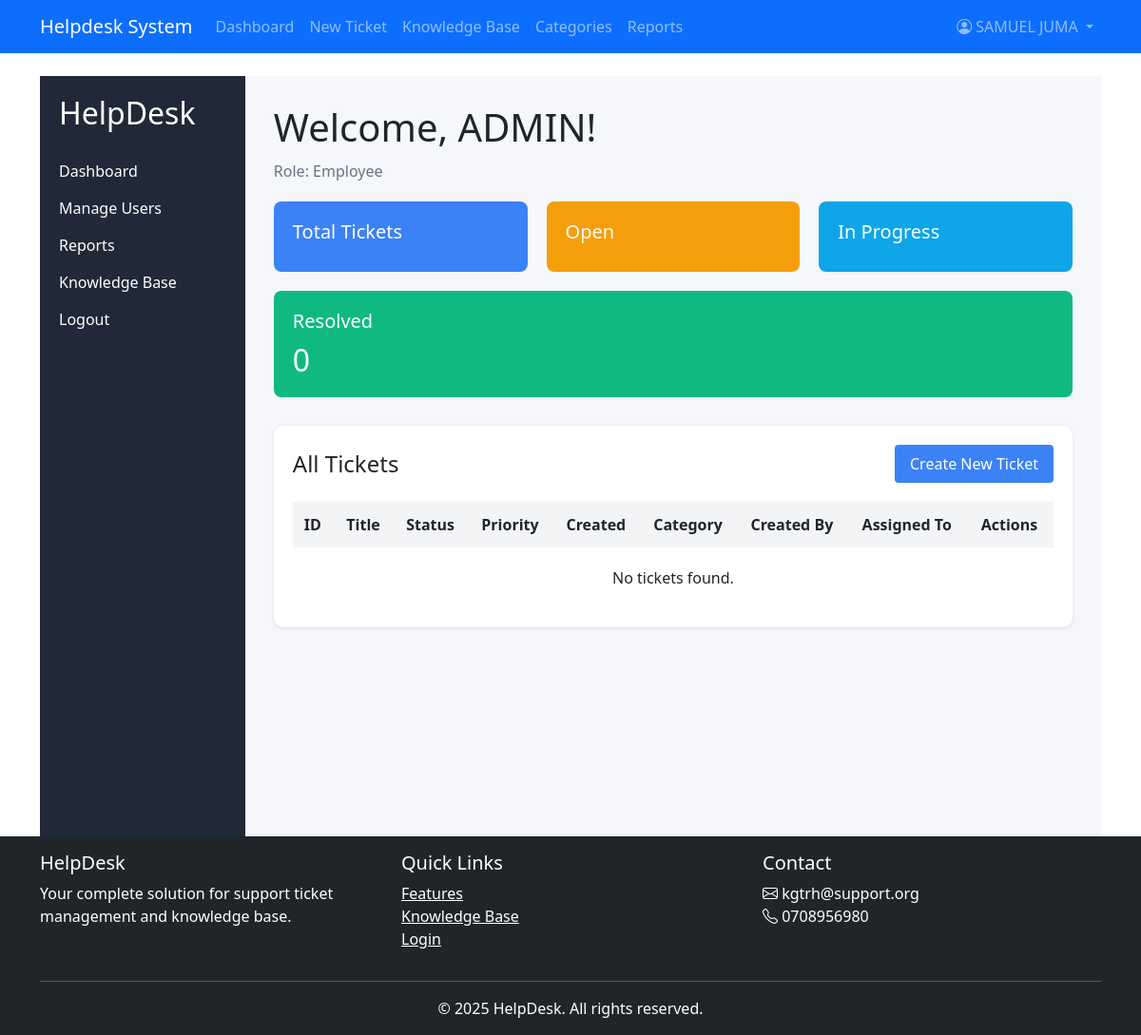
Screenshot of /users/tickets/dashboard/ (signed in) with the database file from the repository.
### users/models.py (models this page shows, shortened)
class User(AbstractUser):
    ROLE_CHOICES = (
        ('Admin', 'Admin'),
        ('Technician', 'Technician'),
        ('Employee', 'Employee'),
    )
    USER_TYPE_CHOICES = (
        ('ADMIN', 'Admin'),
        ('TECH', 'Technician'),
        ('EMP', 'Employee'),
    )
    role = models.CharField(max_length=20, choices=ROLE_CHOICES, default='Employee')
    user_type = models.CharField(max_length=10, choices=USER_TYPE_CHOICES, default='EMP')
    department = models.CharField(max_length=100, blank=True)
    phone = models.CharField(max_length=20, blank=True)
    profile_picture = models.ImageField(upload_to='profile_pics/', blank=True, null=True)
    @property
    def is_admin(self):
        return self.user_type == 'ADMIN'

### tickets/views.py (the view, shortened to what this page needs)
# urls.py: path('dashboard/', dashboard_view, name='dashboard'),
@login_required
def dashboard_view(request):
    user = request.user
    context = {}
    if getattr(user, 'role', '') == 'Admin' or user.is_superuser or user.is_staff:
        context.update({
            'high_priority_tickets': Ticket.objects.filter(priority='High').count(),
            'pending_tickets': Ticket.objects.filter(status='Open').count(),
            'resolved_tickets': Ticket.objects.filter(status='Resolved').count(),
            'recent_tickets': Ticket.objects.select_related('assigned_to')
                                            .order_by('-updated_at')[:5]
        })
        context['current_date'] = timezone.now().strftime("%B %d, %Y")
        return render(request, 'dashboards/admin_dashboard.html', context)
    else:
        return redirect('login')

### templates/dashboards/admin_dashboard.html (shortened to what this page needs)
{% extends 'base.html' %}
{% load static %}
{% block content %}
<div style="display: flex; min-height: 100vh; font-family: 'Segoe UI', sans-serif; background: #f5f7fa;">
    <div style="width: 220px; background: #1f2937; color: white; padding: 20px;">
        <h2 style="margin-bottom: 30px;">HelpDesk</h2>
        <ul style="list-style: none; padding: 0;">
            <li><a href="{% url 'admin_dashboard' %}" style="color: #fff; text-decoration: none; display: block; margin: 15px 0;">Dashboard</a></li>
            <li><a href="{% url 'manage_users' %}" style="color: #fff; text-decoration: none; display: block; margin: 15px 0;">Manage Users</a></li>
            <li><a href="{% url 'reporting' %}" style="color: #fff; text-decoration: none; display: block; margin: 15px 0;">Reports</a></li>
            <li><a href="{% url 'knowledgebase:article_list' %}" style="color: #fff; text-decoration: none; display: block; margin: 15px 0;">Knowledge Base</a></li>
            <li>
                <form action="{% url 'logout' %}" method="post" style="display: block; margin: 15px 0;">
                    <button type="submit" style="background: none; border: none; color: #fff; cursor: pointer; padding: 0; width: 100%; text-align: left;">
                        Logout
                    </button>
                </form>
            </li>
        </ul>
    </div>
    <div style="flex-grow: 1; padding: 30px;">
        <h1 style="margin-bottom: 10px;">Welcome, {{ user.username }}!</h1>
        <p style="color: #6b7280;">Role: {{ user.get_role_display }}</p>
        <div style="display: flex; gap: 20px; margin-top: 20px; margin-bottom: 30px; flex-wrap: wrap;">
            <div style="flex: 1; min-width: 200px; background: #3b82f6; color: white; padding: 20px; border-radius: 8px;">
                <h5 style="margin: 0 0 10px 0;">Total Tickets</h5>
            </div>
            <div style="flex: 1; min-width: 200px; background: #f59e0b; color: white; padding: 20px; border-radius: 8px;">
                <h5 style="margin: 0 0 10px 0;">Open</h5>
            </div>
            <div style="flex: 1; min-width: 200px; background: #0ea5e9; color: white; padding: 20px; border-radius: 8px;">
                <h5 style="margin: 0 0 10px 0;">In Progress</h5>
            </div>
            <div style="flex: 1; min-width: 200px; background: #10b981; color: white; padding: 20px; border-radius: 8px;">
                <h5 style="margin: 0 0 10px 0;">Resolved</h5>
                <h2 style="margin: 0;">{{ resolved_tickets }}</h2>
            </div>
        </div>
        <div style="background: white; padding: 20px; border-radius: 10px; box-shadow: 0 1px 4px rgba(0,0,0,0.1);">
            <div style="display: flex; justify-content: space-between; align-items: center; margin-bottom: 20px;">
                <h4 style="margin: 0;">All Tickets</h4>
               <a href="{% url 'tickets:create_ticket' %}" style="background: #3b82f6; color: white; padding: 8px 16px; border-radius: 4px; text-decoration: none;">Create New Ticket</a>
            </div>
            <div style="overflow-x: auto;">
                <table style="width: 100%; border-collapse: collapse;">
                    <thead style="background: #f3f4f6;">
                        <tr>
                            <th style="padding: 12px; text-align: left;">ID</th>
                            <th style="padding: 12px; text-align: left;">Title</th>
                            <th style="padding: 12px; text-align: left;">Status</th>
                            <th style="padding: 12px; text-align: left;">Priority</th>
                            <th style="padding: 12px; text-align: left;">Created</th>
                            <th style="padding: 12px; text-align: left;">Category</th>
                            <th style="padding: 12px; text-align: left;">Created By</th>
                            <th style="padding: 12px; text-align: left;">Assigned To</th>
                            <th style="padding: 12px; text-align: left;">Actions</th>
                        </tr>
                    </thead>
                    <tbody>
                        {% for ticket in page_obj %}
                        <tr style="border-top: 1px solid #e5e7eb;">
                            <td style="padding: 12px;">#{{ ticket.id }}</td>
                            <td style="padding: 12px;">{{ ticket.title|truncatechars:30 }}</td>
                            <td style="padding: 12px;">
                                <span style="padding: 4px 8px; border-radius: 4px; background-color:
                                    {% if ticket.status == 'OPEN' %}#facc15
                                    {% elif ticket.status == 'IN_PROGRESS' %}#38bdf8
                                    {% elif ticket.status == 'RESOLVED' %}#34d399
                                    {% elif ticket.status == 'CLOSED' %}#9ca3af
                                    {% else %}#ef4444{% endif %}; color: #1f2937;">
                                    {{ ticket.get_status_display }}
                                </span>
                                {% if ticket.is_overdue %}
                                    <span style="padding: 4px 6px; background: #ef4444; color: white; border-radius: 4px; margin-left: 5px;">Overdue</span>
                                {% endif %}
                            </td>
                            <td style="padding: 12px;">{{ ticket.get_priority_display }}</td>
                            <td style="padding: 12px;">{{ ticket.created_at|date:"M d, Y H:i" }}</td>
                            <td style="padding: 12px;">{{ ticket.category.name }}</td>
                            <td style="padding: 12px;">{{ ticket.created_by.get_full_name|default:ticket.created_by.username }}</td>
                            <td style="padding: 12px;">
                                <form method="post" action="{% url 'assign_technician' ticket.id %}">
                                    {% csrf_token %}
                                    <select name="technician_id" onchange="this.form.submit()" style="padding: 6px; border-radius: 4px; width: 150px; border: 1px solid #d1d5db;">
                                        <option value="">-- Assign --</option>
                                        {% for tech in technicians %}
                                            <option value="{{ tech.id }}" {% if ticket.assigned_to and tech.id == ticket.assigned_to.id %}selected{% endif %}>
                                                {{ tech.get_full_name|default:tech.username }}
                                            </option>
                                        {% endfor %}
                                    </select>
                                </form>
                            </td>
                            <td style="padding: 12px;">
                                <a href="{% url 'tickets:ticket_detail' ticket.id %}" style="color: #2563eb; text-decoration: none; margin-right: 10px;">View</a>
                                {% if user.is_superuser or user == ticket.created_by %}
                                <a href="{% url 'tickets:edit_ticket' ticket.id %}" style="color: #f59e0b; text-decoration: none;">Edit</a>
                                {% endif %}
                            </td>
                        </tr>
                        {% empty %}
                        <tr>
                            <td colspan="9" style="text-align: center; padding: 20px;">No tickets found.</td>
                        </tr>
                        {% endfor %}
                    </tbody>
                </table>
            </div>
        </div>
    </div>
</div>
{% endblock %}

### templates/base.html (shortened to what this page needs)
{% load static %}
<!DOCTYPE html>
<html lang="en">
<head>
    <link href="https://cdn.jsdelivr.net/npm/bootstrap@5.3.0/dist/css/bootstrap.min.css" rel="stylesheet" />
    <link rel="stylesheet" href="https://cdn.jsdelivr.net/npm/bootstrap-icons@1.10.0/font/bootstrap-icons.css" />
    <link rel="stylesheet" href="{% static 'css/styles.css' %}" />
</head>
<body>
    <div class="content-wrapper">
        <nav class="navbar navbar-expand-lg navbar-dark bg-primary">
            <div class="container">
                <a class="navbar-brand" href="{% url 'tickets:dashboard' %}">Helpdesk System</a>
                <div class="collapse navbar-collapse" id="navbarNav">
                    <ul class="navbar-nav me-auto">
                        <li class="nav-item">
                            <a class="nav-link" href="{% url 'tickets:dashboard' %}">Dashboard</a>
                        </li>
                        {% if user.is_authenticated %}
                            <li class="nav-item">
                                <a class="nav-link" href="{% url 'tickets:create_ticket' %}">New Ticket</a>
                            </li>
                            <li class="nav-item">
                                <a class="nav-link" href="{% url 'knowledgebase:article_list' %}">Knowledge Base</a>
                            </li>
                            {% if user.is_admin %}
                                <li class="nav-item">
                                    <a class="nav-link" href="{% url 'helpdes:manage_categories' %}">Categories</a>
                                </li>
                                <li class="nav-item">
                                    <a class="nav-link" href="{% url 'helpdes:reports' %}">Reports</a>
                                </li>
                            {% endif %}
                        {% endif %}
                    </ul>
                    <ul class="navbar-nav">
                        {% if user.is_authenticated %}
                            <li class="nav-item dropdown profile-dropdown">
                                <a class="nav-link dropdown-toggle" href="#" id="navbarDropdown" role="button" data-bs-toggle="dropdown">
                                    <i class="bi bi-person-circle"></i> {{ user.get_full_name|default:user.username }}
                                </a>
                            </li>
                        {% endif %}
                    </ul>
                </div>
            </div>
        </nav>
        <div class="container mt-4">
            {% block content %}{% endblock %}
        </div>
    </div>
    <footer class="footer py-3 bg-dark text-white">
        <div class="container">
            <div class="row">
                <div class="col-md-4">
                    <h5>HelpDesk</h5>
                    <p>Your complete solution for support ticket management and knowledge base.</p>
                </div>
                <div class="col-md-4">
                    <h5>Quick Links</h5>
                    <ul class="list-unstyled">
                        <li><a href="#features" class="text-white">Features</a></li>
                        <li><a href="{% url 'knowledgebase:article_list' %}" class="text-white">Knowledge Base</a></li>
                        <li><a href="{% url 'users:login' %}" class="text-white">Login</a></li>
                    </ul>
                </div>
                <div class="col-md-4">
                    <h5>Contact</h5>
                    <address>
                        <i class="bi bi-envelope"></i> kgtrh@support.org<br>
                        <i class="bi bi-telephone"></i> 0708956980
                    </address>
                </div>
            </div>
            <hr class="my-3">
            <div class="text-center">
                <p class="mb-0">&copy; {% now "Y" %} HelpDesk. All rights reserved.</p>
            </div>
        </div>
    </footer>
</body>
</html>

### templates/base.html (style rules this page uses)
html, body { height: 100%; }
body { display: flex; flex-direction: column; }
.content-wrapper { flex: 1 0 auto; }
.footer { flex-shrink: 0; }

### rows the page displays
User: get_full_name "SAMUEL JUMA", username "ADMIN", role "Employee"

### other values shown
{{ resolved_tickets }} "0"
